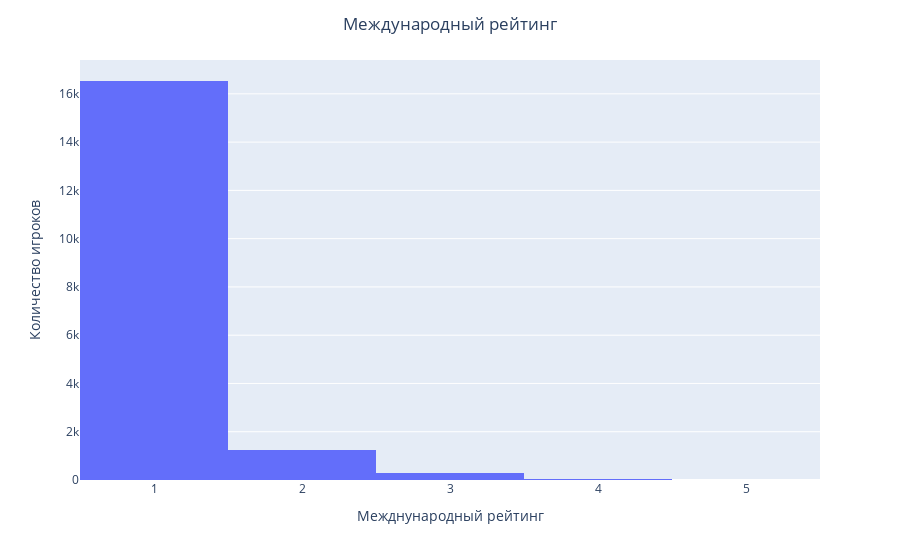

Notebook code for this chart:
### Markdown cell above
7. Визуализируйте Международный Рейтинг футболистов (International Reputation)
8. Ассоциирован ли он с национальностью? С футбольным клубом? 

![Игроки](Players.png "Title")

### Code cell
fig_rep = px.histogram(df,
                       x='International Reputation')

fig_rep.update_layout(
    title="Международный рейтинг",
    title_x = 0.5,
    xaxis_title="Межднународный рейтинг",
    yaxis_title="Количество игроков")

fig_rep.show()

### Figure 1 — Plotly figure (JSON) as saved in the notebook; plotly's stock layout.template omitted (floating-point values rounded to 4 significant figures; data arrays with more than 128 entries replaced by an {"elided": "..."} marker saying what was removed)
{"data": [{"alignmentgroup": "True", "bingroup": "x", "hovertemplate": "International Reputation=%{x}<br>count=%{y}<extra></extra>", "legendgroup": "", "marker": {"color": "#636efa", "pattern": {"shape": ""}}, "name": "", "offsetgroup": "", "orientation": "v", "showlegend": false, "type": "histogram", "x": {"elided": "18207 int values"}, "xaxis": "x", "yaxis": "y"}], "layout": {"barmode": "relative", "legend": {"tracegroupgap": 0}, "margin": {"t": 60}, "title": {"text": "Международный рейтинг", "x": 0.5}, "xaxis": {"anchor": "y", "domain": [0, 1], "title": {"text": "Межднународный рейтинг"}}, "yaxis": {"anchor": "x", "domain": [0, 1], "title": {"text": "Количество игроков"}}}}
